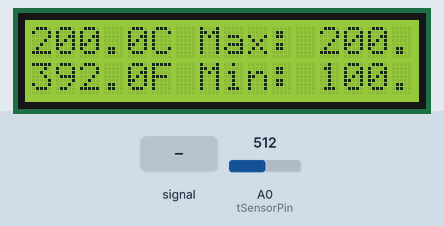
A sketch run on a simulated Arduino Uno, built with avr-gcc and run on an emulated ATmega328P. Shown: 16×2 character LCD. The test bench sets the inputs (shaded band); at power-on: A0 (tSensorPin) = 512.

Above: at 1.4 s.
1.5 s: A0 (tSensorPin) fed a 200 Hz sine of ±81 counts around its level
At 2.1 s:
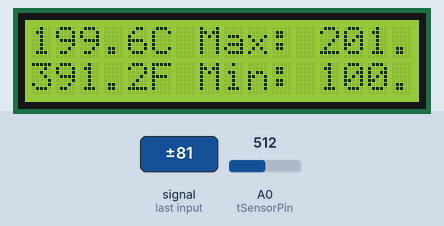
3.8 s: A0 (tSensorPin) set to 716
At 5.1 s:
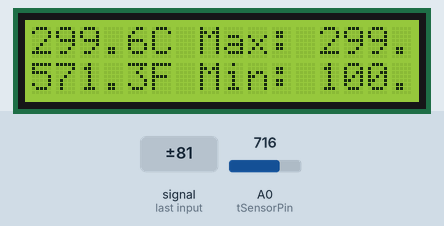
6.1 s: A0 (tSensorPin) set to 900
At 7.1 s:
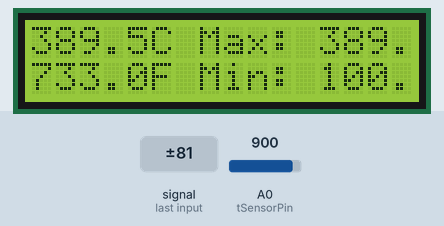
8.3 s: A0 (tSensorPin) set to 1023
At 10.3 s:
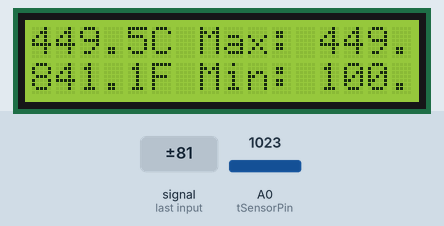
Timing chart, 0 to 11.6 s (numbered marks = the images above; inputs shaded):
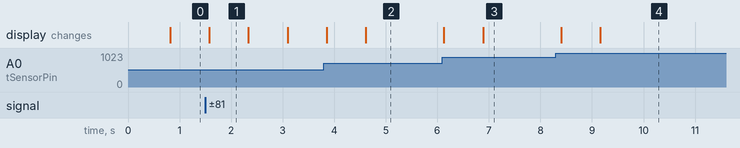

The sketch:

lcd_termometer.ino
```cpp
#include <LiquidCrystal.h>
LiquidCrystal lcd(12,11,5,4,3,2);

const int tSensorPin = A0;

const float voltageFactor = 5000.0/1024.0;
float prev = 0.0;
float rawTC = 0.0;
float filterStrength = 0.99;
float tempC = 0.0;
float tempF = 0.0;
float minC = 100.0;
float maxC = -50.0;
int tSensorVal = 0;
int loopCounter = 0;

float toFahrenheit() {
    return (tempC * 9.0/5.0) + 32;
}
float filter() {
    return prev * filterStrength + rawTC * (1.0 - filterStrength);
}

float voltToCelsius(float voltage) {
    return (voltage - 500) / 10.0;
}

void printToLCD() {
    lcd.clear();
    lcd.print(tempC, 1);
    lcd.print("C");
    lcd.print(" Max: ");
    lcd.print(maxC,1);
    lcd.print("C");
    lcd.setCursor(0,1);
    lcd.print(tempF, 1);
    lcd.print("F");
    lcd.print(" Min: ");
    lcd.print(minC,1);
    lcd.print("C");
}
void setup() {
    lcd.noBlink();
    //only done to avoid waiting for filter to catch up
    prev = voltToCelsius(analogRead(tSensorPin)*voltageFactor);
    lcd.begin(16,2);
}

void loop() {
    lcd.noBlink();
    tSensorVal = analogRead(tSensorPin);
    rawTC = voltToCelsius(tSensorVal*voltageFactor);
    tempC = filter();
    tempF = toFahrenheit();
    prev = tempC;
    if (tempC > maxC) {
        maxC = tempC;
    }
    if (tempC < minC) {
        minC = tempC;
    }
    //updates lcd every 2000 cycles
    if (loopCounter >= 2000) {
        printToLCD();
        loopCounter = 0;
    }
    else {
        loopCounter++;
    }
}
```

Measured:
- after the input at 1.5 s, the display: changes after 0.08 s (image 1)
- after the input at 6.1 s, the display: first changes at once (image 3 shows a later state)
- after the input at 8.3 s, the display: first changes after 0.10 s (image 4 shows a later state)
- what the display in image 1 shows lasts 0.7 s, from 1.6 s to 2.3 s
